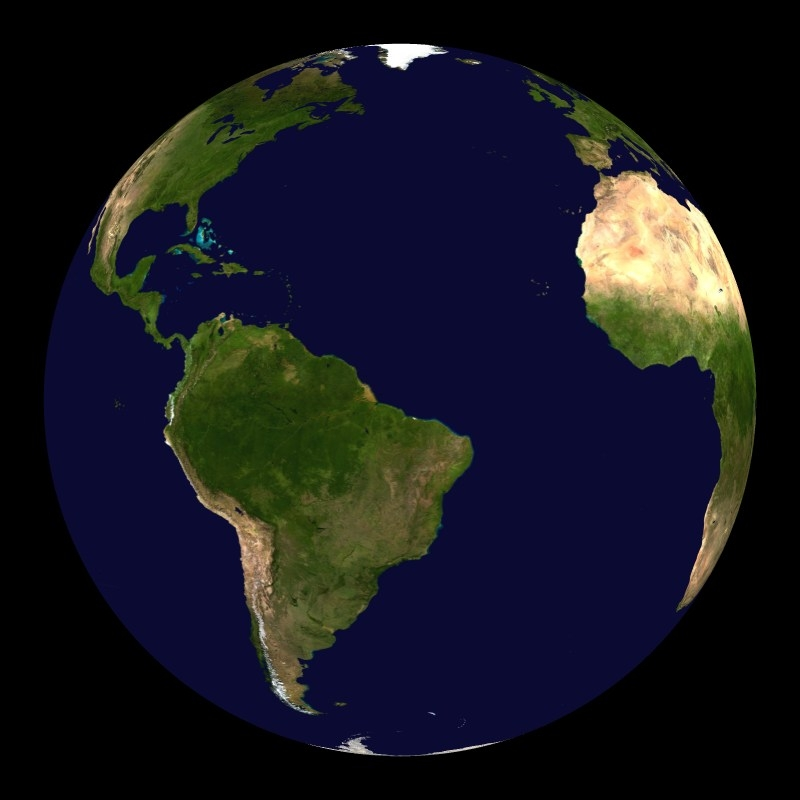
#> input picture figures/earth.jpg, 800 x 800 px
$ jupyter execute playground.ipynb   (shell and % lines are left out)
#> lines starting #> are read from the running program, lines starting #| are printed output that depends on the picture
[cell 1]

import matplotlib.pyplot as plt
from matplotlib.patches import Circle
import numpy as np
from PIL import Image
import scipy.linalg

## Parameters
* size of original planet image
* ratio of occluder radius to occluded radius
* slope of occultation path
* intercept of occultation path
* lightcurve sampling rate
* blur radius due to occluder atmosphere

[cell 2]
image_path = './figures/earth.jpg'
image = Image.open(image_path).convert('L')
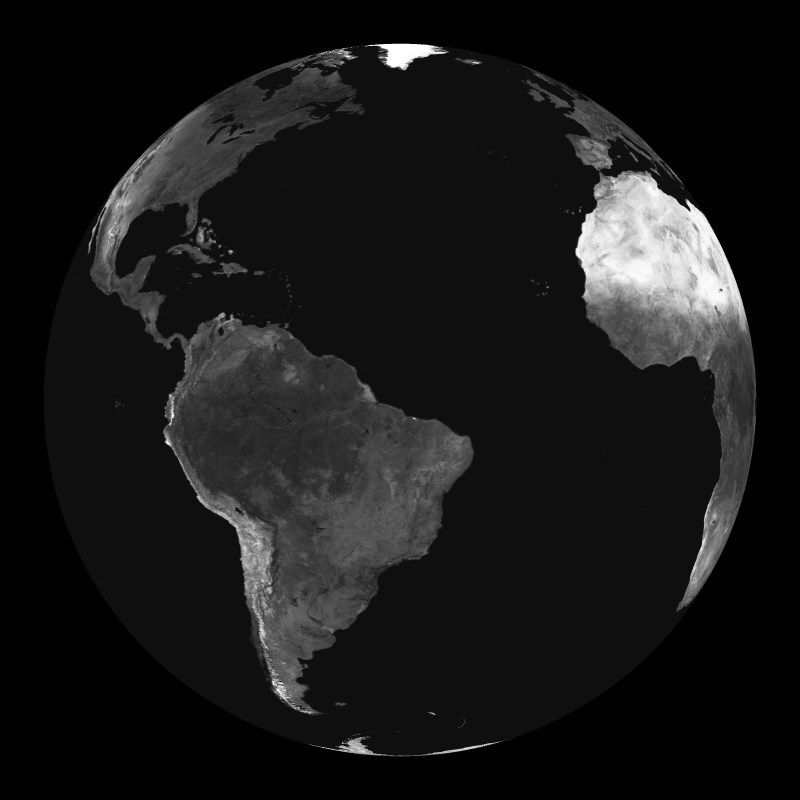
#> image: PIL image 800x800 L; min 0, max 255, mean 24.2
image = image.resize((10, 10))
image_arr = np.expand_dims(np.array(image), axis=-1) / 255.
# image_arr = np.pad(image_arr, ((2, 2), (2, 2), (0, 0)))
plt.imshow(image_arr,cmap='gray')
plt.colorbar();
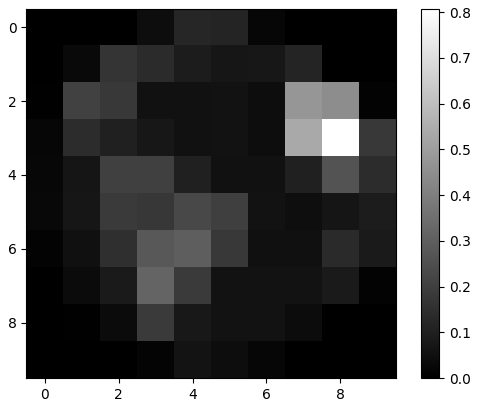
#> figure drawn by matplotlib, 2 panels

[cell 3]
image_arr.shape
#> Out = (10, 10, 1)

[cell 4]
H, W = image_arr.shape[:2]
#> H = 10; W = 10

def pixel_coordinates(pixel_index, image_height, image_width):
    """Returns coordinates of upper-left vertex of pixel. Assumes image extent of (1, 1)."""
    if pixel_index >= (image_height * image_width):
        raise ValueError('Pixel index out of range.')
    row, col = np.unravel_index(pixel_index, (image_height, image_width), order='C')
    xmin = col / image_width
    ymin = row / image_height
    return xmin, ymin

[cell 5]
def calculate_circle_pixel_overlap(circle_xc, circle_yc, circle_r, pixel_xmin, pixel_ymin, pixel_xmax, pixel_ymax, n_samples=50):
    """Calculates the percentage of the pixel covered by the circle.

    Args:
        circle_xc: x coordinate of circle center
        circle_yc: y coordinate of circle center
        circle_r: circle radius
        pixel_xmin: x coordinate of upper-left corner of pixel
        pixel_ymin: y coordinate of upper-left corner of pixel
        pixel_xmax: x coordinate of lower-right corner of pixel
        pixel_ymax: y coordinate of lower-right corner of pixel
        pixel_size: size of pixel in each direction
    """
    # Create a grid of sample points within the cell
    x_samples = np.linspace(pixel_xmin, pixel_xmax, n_samples)
    y_samples = np.linspace(pixel_ymin, pixel_ymax, n_samples)
    X, Y = np.meshgrid(x_samples, y_samples)

    # Calculate distance from each sample point to circle center
    distances = np.sqrt((X - circle_xc)**2 + (Y - circle_yc)**2)

    # Count points inside the circle
    points_inside = np.sum(distances <= circle_r)
    total_points = n_samples ** 2

    return points_inside / total_points

def pixel_weights(circle_xc, circle_yc, circle_r, image_height, image_width):
    n_pixels = image_height * image_width
    weights = np.ones(n_pixels)
    for pixel_index in range(n_pixels):
        pixel_xmin, pixel_ymin = pixel_coordinates(pixel_index, image_height, image_width)
        pixel_xmax = pixel_xmin + (1 / image_width)
        pixel_ymax = pixel_ymin + (1 / image_height)
        coverage_by_circle = calculate_circle_pixel_overlap(
            circle_xc, circle_yc, circle_r, pixel_xmin, pixel_ymin, pixel_xmax, pixel_ymax)
        weights[pixel_index] = 1 - coverage_by_circle
    return weights

[cell 6]
def get_circle_center_coordinates(circle_r, path_slope, path_y_offset, n_time_samples, total_time=1, circle_velocity=10):
#> called with circle_r = 1, path_slope = 0, path_y_offset = 0.25, n_time_samples = 100, total_time = 3, circle_velocity = 1
    dt = total_time / n_time_samples
    d = circle_velocity * dt  # distance traveled with each time step
    dx = d * np.cos(np.arctan(path_slope))  # x distance traveled with each time step
    dy = d * np.sin(np.arctan(path_slope))  # y distance traveled with each time step

    xc_init, yc_init = -circle_r, path_y_offset
    def _circle_coordinates(t):
        """Returns the coordinates of the circle center at time t."""
        xc = xc_init + (t / dt) * dx
        yc = yc_init + (t / dt) * dy
        return xc, yc

    times = np.linspace(0, total_time, n_time_samples)
    x_coordinates = np.zeros(n_time_samples)
    y_coordinates = np.zeros(n_time_samples)
    for t_index, t in enumerate(times):
        xc, yc = _circle_coordinates(t)
        x_coordinates[t_index] = xc
        y_coordinates[t_index] = yc
    return x_coordinates, y_coordinates

[cell 7]
def get_weights_matrix(circle_x_coordinates, circle_y_coordinates, circle_r, image_height, image_width):
    """Returns the function for computing the circle's location at a given time.

    Args:
        circle_r: circle radius
        path_slope: slope of the path the occluding circle takes
        path_y_offset: offset applied to initial y coordinate of circle center,
                       assuming a starting point of (-circle_r, -circle_r + path_y_offset)
        circle_velocity: velocity of the circle
        total_time: total duration of the observation
        n_time_samples: number of evenly-spaced samples throughout the observation
    """
#> called with circle_x_coordinates = array of shape (100,), circle_y_coordinates = array of shape (100,), circle_r = 1, image_height = 10, image_width = 10
    # Construct rendering matrix
    n_time_samples = len(circle_x_coordinates)
    n_pixels = image_height * image_width
#> n_pixels = 100
    A = np.zeros((n_time_samples, n_pixels))

    for t_index in range(n_time_samples):
        xc = circle_x_coordinates[t_index]
        yc = circle_y_coordinates[t_index]
        weights = pixel_weights(xc, yc, circle_r, image_height, image_width)
        A[t_index] = weights
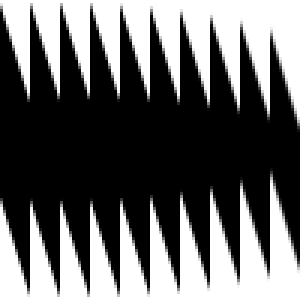
#> A: shape (100, 100) float64 (shown 3 times larger); min 0, max 1, mean 0.393

    return A

[cell 8]
circle_r = 1
xcs, ycs = get_circle_center_coordinates(circle_r=circle_r, path_slope=0., path_y_offset=0.25, n_time_samples=100, total_time=3, circle_velocity=1)
A = get_weights_matrix(xcs, ycs, circle_r=circle_r, image_height=H, image_width=W)

[cell 9]
A.shape
#> Out = (100, 100)

[cell 10]
# Create a figure. Equal aspect so circles look circular
fig = plt.figure(figsize=(5, 5))
ax = fig.add_subplot(111)

# Show the image
ax.imshow(image_arr, extent=(0, 1, 1, 0))

for xc, yc in zip(xcs, ycs):
    circ = Circle((xc, yc), circle_r, fill=False)
    ax.add_patch(circ)

plt.show()
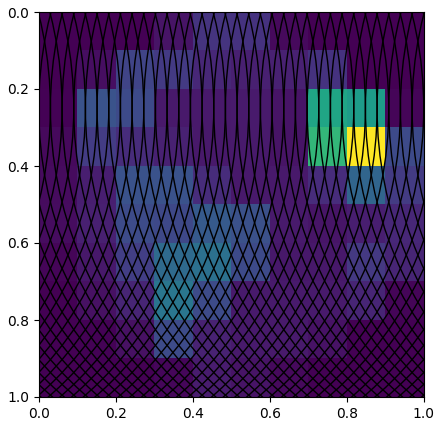
#> figure drawn by matplotlib, 1 panel

[cell 11]
def visualize_history(history, num_timesteps=50, matrix_size=10, save_animation=False):
    """
    Visualize the weight matrix evolution over time.

    Args:
        history: Tensor of shape (num_timesteps, matrix_size, matrix_size)
        num_timesteps: Number of timesteps
        matrix_size: Size of the matrix
        save_animation: If True, save an animated gif
    """
#> called with history = array of shape (100, 10, 10), num_timesteps = 100, matrix_size = 10, save_animation = False
    # Create figure with subplots
    fig = plt.figure(figsize=(16, 10))

    # Plot 1: Grid of selected timesteps (top half)
    # Select key timesteps to display (every 5th timestep for 10 total)
    selected_timesteps = np.linspace(0, num_timesteps - 1, 10, dtype=int)
    cols = 5
    rows = 2

    # Create a grid for the timestep snapshots
    gs = fig.add_gridspec(3, 1, hspace=0.3, height_ratios=[1.2, 1, 1])

    # Top section: timestep snapshots
    ax_top = fig.add_subplot(gs[0])
    ax_top.axis('off')
    ax_top.set_title('Weight Matrix Evolution - Selected Timesteps',
                     fontsize=14, fontweight='bold', pad=20)

    # Create subplots for each timestep
    inner_grid = fig.add_gridspec(rows, cols, left=0.05, right=0.95,
                                   top=0.95, bottom=0.7, hspace=0.3, wspace=0.3)

    for idx, t in enumerate(selected_timesteps):
        ax = fig.add_subplot(inner_grid[idx // cols, idx % cols])
        im = ax.imshow(history[t], cmap='RdYlGn', vmin=0, vmax=1, aspect='auto')
        ax.set_title(f't={t}', fontsize=9)
        ax.set_xticks([])
        ax.set_yticks([])
        if idx == 0:
            ax.set_ylabel('Row', fontsize=8)
        if idx >= 5:
            ax.set_xlabel('Col', fontsize=8)

    # Add colorbar for timestep snapshots
    cbar = fig.colorbar(im, ax=ax_top, orientation='horizontal',
                        pad=0.05, aspect=30, shrink=0.8)
    cbar.set_label('Weight (1=uncovered, 0=covered)', fontsize=9)

    # Plot 2: Mean weight over time
    ax2 = fig.add_subplot(gs[1])
    mean_weights = np.mean(history, axis=(1, 2))
    ax2.plot(mean_weights, linewidth=2, color='blue')
    ax2.set_xlabel('Timestep', fontsize=11)
    ax2.set_ylabel('Mean Weight', fontsize=11)
    ax2.set_title('Mean Weight Over Time', fontsize=12, fontweight='bold')
    ax2.grid(True, alpha=0.3)
    ax2.set_ylim([0, 1.1])

    # Plot 3: Weight distribution at equator over time
    ax3 = fig.add_subplot(gs[2])
    equator_row = matrix_size // 2
    equator_weights = history[:, equator_row, :]  # Shape: (timesteps, width)

    im3 = ax3.imshow(equator_weights.T, cmap='RdYlGn', aspect='auto',
                     origin='lower', vmin=0, vmax=1, interpolation='bilinear')
    ax3.set_xlabel('Timestep', fontsize=11)
    ax3.set_ylabel('Column (along equator)', fontsize=11)
    ax3.set_title('Weight Evolution at Equator Row', fontsize=12, fontweight='bold')
    cbar3 = plt.colorbar(im3, ax=ax3)
    cbar3.set_label('Weight', fontsize=9)

    plt.tight_layout()
    plt.savefig('weights_evolution.png', dpi=150, bbox_inches='tight')
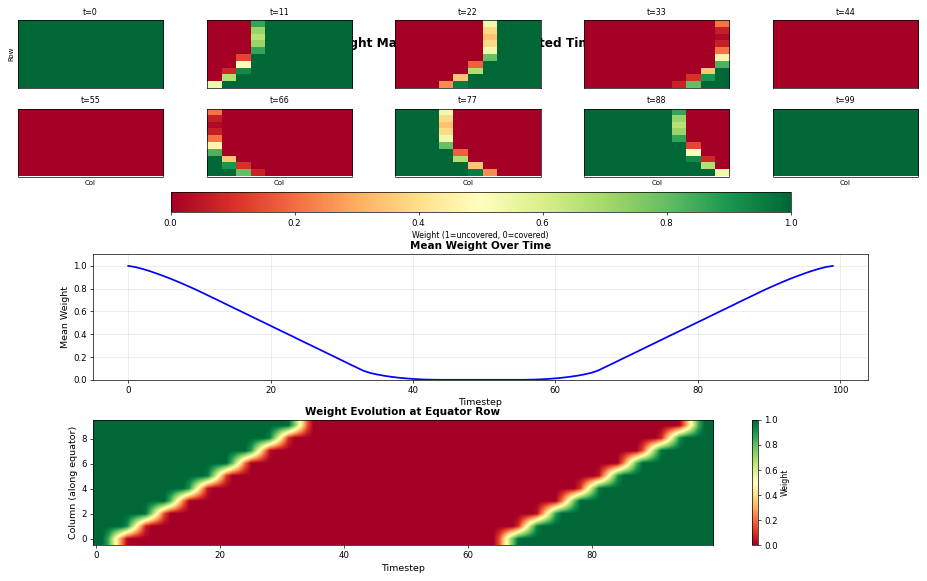
#> figure drawn by matplotlib, 14 panels; panel 12: curve peaks at x = 0, y = 1
    print("\nVisualization saved as 'weights_evolution.png'")
    plt.show()

    # Optional: Create animation
    if save_animation:
        print("\nCreating animation...")
        fig_anim, ax_anim = plt.subplots(figsize=(8, 8))

        # Create initial image and colorbar (only once)
        im_anim = ax_anim.imshow(history[0], cmap='RdYlGn', vmin=0, vmax=1, aspect='auto')
        ax_anim.set_title(f'Timestep 0/{num_timesteps - 1}', fontsize=14, fontweight='bold')
        ax_anim.set_xlabel('Column', fontsize=11)
        ax_anim.set_ylabel('Row', fontsize=11)
        cbar_anim = plt.colorbar(im_anim, ax=ax_anim, label='Weight (1=uncovered, 0=covered)')

        def animate(frame):
            # Only update the image data, don't recreate everything
            im_anim.set_array(history[frame])
            ax_anim.set_title(f'Timestep {frame+1}/{num_timesteps}', fontsize=14, fontweight='bold')
            return [im_anim]

        anim = FuncAnimation(fig_anim, animate, frames=num_timesteps,
                            interval=100, blit=True, repeat=True)
        anim.save('weights_animation.gif', writer='pillow', fps=10)
        print("Animation saved as 'weights_animation.gif'")
        plt.close(fig_anim)

[cell 12]
visualize_history(A.reshape(100,10,10),num_timesteps=100,save_animation=False)

[cell 13]
plt.imshow(A, cmap='gray')
plt.colorbar();
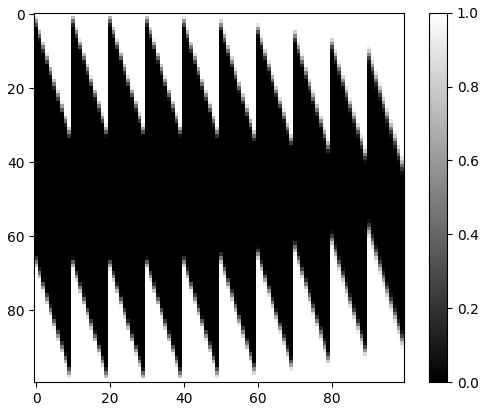
#> figure drawn by matplotlib, 2 panels

[cell 14]
def generate_mu(image_size_pixels=10, fov_fraction=0.3):
    """
    Generates the mu image (circular Gaussian mean) described in the paper.

    Args:
        image_size_pixels (int): The width/height of the square image in pixels.
        fov_fraction (float): The standard deviation of the Gaussian as a fraction
                              of the total Field of View (width of the image).
                              The paper suggests 40-50% (0.4-0.5).

    Returns:
        numpy.ndarray: The 2D Gaussian image array.
    """

    # 1. Create a coordinate grid centered at (0,0)
    # We define the FOV as going from -0.5 to 0.5 (total width = 1.0 unit)
    x = np.linspace(-0.5, 0.5, image_size_pixels)
    y = np.linspace(-0.5, 0.5, image_size_pixels)
    X, Y = np.meshgrid(x, y)

    # 2. Define the standard deviation (sigma) based on the paper's specs
    # "Standard deviation of 40-50% of the reconstructed FOV"
    sigma = fov_fraction  # e.g., 0.45 corresponds to 45% of the total width

    # 3. Calculate the 2D Circular Gaussian function
    # formula: exp( - (x^2 + y^2) / (2 * sigma^2) )
    mu = np.exp(-(X**2 + Y**2) / (2 * sigma**2))

    return mu

[cell 15]
def get_dft_matrix(image_size):
    """Returns the DFT operator matrix.
    Args:
    image_size: Height = width the image.
    dft_comps: A 1D array containing the indices of the rows of the full DFT
      matrix to keep.
    Returns:
    A 2D array representing the DFT measurement matrix, where only the rows
      corresponding to `dft_comps` are kept. The first half of the rows
      corresponds to the real part of the measurements, while the second
      half of the rows corresponds to the imaginary part.
    """
    dft_matrix_1d = scipy.linalg.dft(image_size)
    dft_matrix = np.kron(dft_matrix_1d, dft_matrix_1d)
    return dft_matrix
  # Split matrix into real and imaginary submatrices.
  # dft_matrix_expanded = np.concatenate(
  #     (dft_matrix.real, dft_matrix.imag), axis=0)
  # return dft_matrix_expanded

[cell 16]
def genFreqComp(image_width, image_height):
    x_psize = 1 / image_width
    y_psize = 1 / image_height
    fN2 = int(np.floor(image_width/2)) #TODO: !!! THIS DOESNT WORK FOR ODD IMAGE SIZES
    fM2 = int(np.floor(image_height/2))

    ulist = (np.array([np.concatenate((np.linspace(0, fN2 - 1, fN2), np.linspace(-fN2, -1, fN2)), axis=0)])  / image_width ) / x_psize
    vlist = (np.array([np.concatenate((np.linspace(0, fM2 - 1, fM2), np.linspace(-fM2, -1, fM2)), axis=0)])  / image_height ) / y_psize

    ufull, vfull = np.meshgrid(ulist, vlist)

    # ufull = np.reshape(ufull, (im.xdim*im.ydim, -1), order='F')
    # vfull = np.reshape(vfull, (im.xdim*im.ydim, -1), order='F')
    ufull = np.reshape(ufull, (image_width*image_height, -1))
    vfull = np.reshape(vfull, (image_width*image_height, -1))

    return (ufull, vfull)

[cell 17]
mu = generate_mu()
W = get_dft_matrix(10)

[cell 18]
eps = 1e-3
ufull, vfull = genFreqComp(10, 10)
uvdist = np.reshape( np.sqrt(ufull**2 + vfull**2), (ufull.shape[0]) ) + eps
uvdist = uvdist / np.min(uvdist)
uvdist[0] = np.inf

[cell 19]
a = 2
imCov_prime = np.dot( np.transpose(np.conj(W)) , np.dot( np.diag( 1/(uvdist**a) ), W ) )

[cell 20]
frac = 1/3
imCov = frac**2 * np.dot( np.diag(mu.reshape(-1)).T, np.dot(imCov_prime/imCov_prime[0,0], np.diag(mu.reshape(-1)) ) )

[cell 21]
plt.imshow(imCov.real)
plt.colorbar();
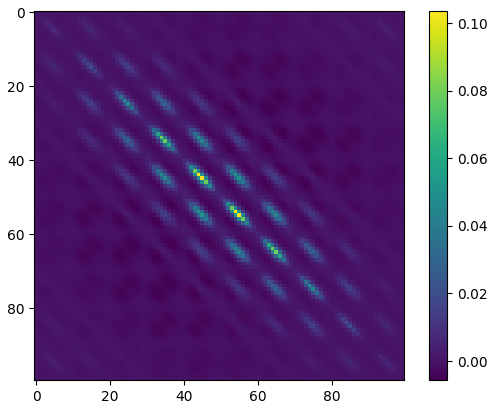
#> figure drawn by matplotlib, 2 panels

[cell 22]
plt.imshow(W.real);
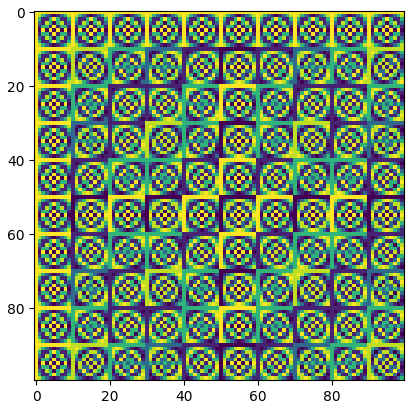
#> figure drawn by matplotlib, 1 panel

[cell 23]
def generate_R_matrix(num_measurements, sigma):
    """
    Generate the R matrix (Noise Covariance Matrix) for the inverse problem.

    As per Equation 9 in Bouman et al. (2018):
    R = diag[sigma[1]^2, ..., sigma[K]^2]

    If we assume isotropic noise (same noise level for all measurements),
    then R is a scaled identity matrix where the scalar is the VARIANCE (sigma^2).

    Args:
        num_measurements (int): The number of measurements (length of vector y).
        sigma (float): The standard deviation of the Gaussian noise.

    Returns:
        numpy.ndarray: The R covariance matrix of size (num_measurements, num_measurements).
    """
    # The diagonal elements must be variance (sigma squared)
    variance = sigma ** 2

    # Create diagonal matrix
    R = np.eye(num_measurements) * variance

    return R

[cell 24]
R=generate_R_matrix(100,0.01)
plt.imshow(R,cmap='gray')
# plt.clim(0, 0.001)
plt.colorbar();
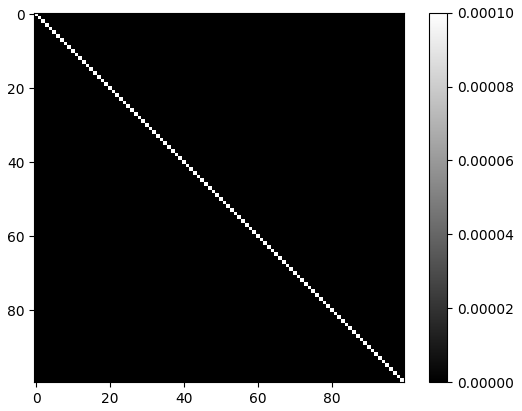
#> figure drawn by matplotlib, 2 panels

[cell 25]
mu.shape, imCov.shape, A.shape, R.shape

[cell 26]
mu.min(), mu.max(), A.min(), A.max()
#> Out = (0.0622, 0.966, 0, 1)

[cell 27]
y = np.loadtxt('outputs/lightcurve.csv', delimiter=',')
y=y[0].shape
A = np.loadtxt('outputs/weights_matrix.csv', delimiter=',')
print(A.shape)
A_round=np.round(A,3)
mu_round=np.round(mu,3)

[cell 28]
yFmu=(y-np.dot(A_round,mu_round.reshape(-1)))
FLF=np.matmul(A_round,np.matmul(imCov,np.transpose(A_round)))
RFLF=R+FLF
invRFLF=np.linalg.pinv(RFLF)
innovation = np.dot(invRFLF, yFmu)
second_term = np.dot(imCov,np.dot(np.transpose(A_round), innovation))
x_hat=mu_round.reshape(-1)+second_term
x_hat = np.reshape(x_hat, (10, 10))
plt.imshow(np.real(x_hat))
plt.colorbar();
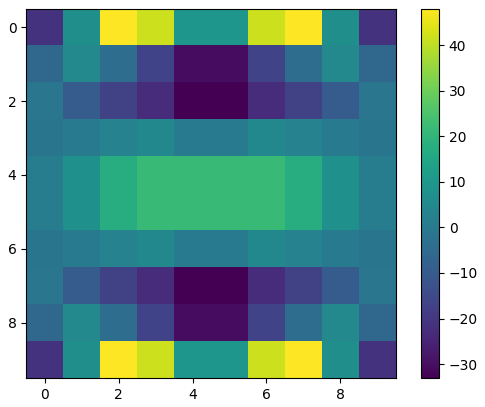
#> figure drawn by matplotlib, 2 panels
